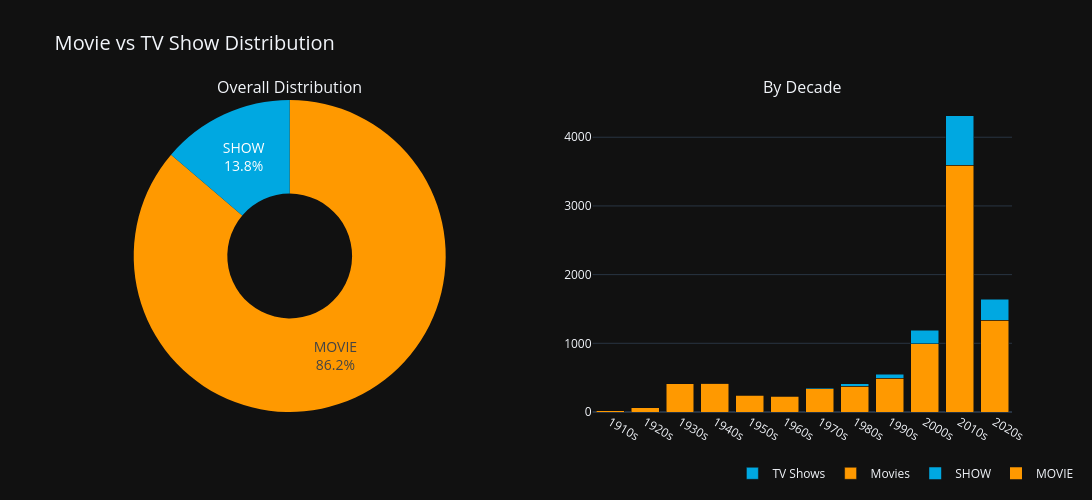

Notebook cell for this chart:
### Markdown cell above
<a id="11-eda-movie-vs-tv-show-distribution"></a>
## 11. EDA: Movie vs TV Show Distribution

**Why this analysis matters:** The ratio of movies to shows affects platform stickiness, binge-watching behavior, and content production costs.

**Business Question:** What is the Movie vs TV Show distribution?

### Code cell
# Type distribution
type_counts = df['type'].value_counts()

fig = make_subplots(rows=1, cols=2,
                    specs=[[{'type': 'pie'}, {'type': 'bar'}]],
                    subplot_titles=['Overall Distribution', 'By Decade'])

# Pie chart
fig.add_trace(go.Pie(
    labels=type_counts.index,
    values=type_counts.values,
    hole=0.4,
    marker=dict(colors=['#FF9900', '#00A8E1']),
    textinfo='label+percent',
    textfont=dict(size=14)
), row=1, col=1)

# Stacked bar by decade
decade_type = pd.crosstab(df['decade_label'], df['type'])
fig.add_trace(go.Bar(
    x=decade_type.index, y=decade_type.get('MOVIE', 0),
    name='Movies', marker_color='#FF9900'
), row=1, col=2)
fig.add_trace(go.Bar(
    x=decade_type.index, y=decade_type.get('SHOW', 0),
    name='TV Shows', marker_color='#00A8E1'
), row=1, col=2)

fig.update_layout(
    barmode='stack',
    title=dict(text='Movie vs TV Show Distribution', font=dict(size=20)),
    template='plotly_dark',
    width=1100, height=500,
    legend=dict(x=0.7, y=-0.15, orientation='h')
)
fig.show()
try:
    fig.write_image('../images/movie_vs_tv.png', scale=2)
except Exception:
    pass  # kaleido not available

### Figure 1 — Plotly figure (JSON) as saved in the notebook; plotly's stock layout.template omitted (floating-point values rounded to 4 significant figures)
{"data": [{"domain": {"x": [0.0, 0.45], "y": [0.0, 1.0]}, "hole": 0.4, "labels": ["MOVIE", "SHOW"], "marker": {"colors": ["#FF9900", "#00A8E1"]}, "textfont": {"size": 14}, "textinfo": "label+percent", "type": "pie", "values": [8511, 1357]}, {"marker": {"color": "#FF9900"}, "name": "Movies", "type": "bar", "x": ["1910s", "1920s", "1930s", "1940s", "1950s", "1960s", "1970s", "1980s", "1990s", "2000s", "2010s", "2020s"], "xaxis": "x", "y": [20, 65, 413, 420, 243, 228, 342, 372, 488, 991, 3590, 1339], "yaxis": "y"}, {"marker": {"color": "#00A8E1"}, "name": "TV Shows", "type": "bar", "x": ["1910s", "1920s", "1930s", "1940s", "1950s", "1960s", "1970s", "1980s", "1990s", "2000s", "2010s", "2020s"], "xaxis": "x", "y": [0, 0, 1, 0, 11, 11, 13, 36, 58, 198, 725, 304], "yaxis": "y"}], "layout": {"annotations": [{"font": {"size": 16}, "showarrow": false, "text": "Overall Distribution", "x": 0.225, "xanchor": "center", "xref": "paper", "y": 1.0, "yanchor": "bottom", "yref": "paper"}, {"font": {"size": 16}, "showarrow": false, "text": "By Decade", "x": 0.775, "xanchor": "center", "xref": "paper", "y": 1.0, "yanchor": "bottom", "yref": "paper"}], "barmode": "stack", "height": 500, "legend": {"orientation": "h", "x": 0.7, "y": -0.15}, "title": {"font": {"size": 20}, "text": "Movie vs TV Show Distribution"}, "width": 1100, "xaxis": {"anchor": "y", "domain": [0.55, 1.0]}, "yaxis": {"anchor": "x", "domain": [0.0, 1.0]}}}
